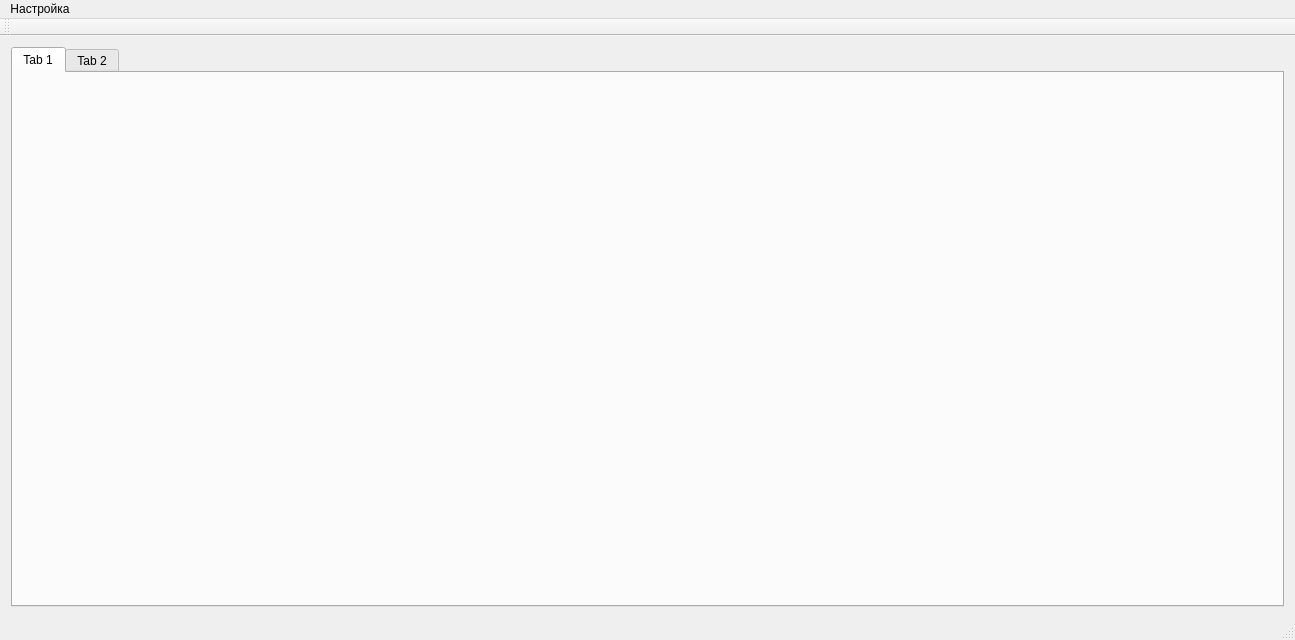
<?xml version="1.0" encoding="UTF-8"?>
<ui version="4.0">
 <class>MainWindow</class>
 <widget class="QMainWindow" name="MainWindow">
  <property name="geometry">
   <rect>
    <x>0</x>
    <y>0</y>
    <width>1295</width>
    <height>640</height>
   </rect>
  </property>
  <property name="windowTitle">
   <string>MainWindow</string>
  </property>
  <widget class="QWidget" name="centralWidget">
   <layout class="QVBoxLayout" name="verticalLayout">
    <item>
     <widget class="QTabWidget" name="tabWidget">
      <property name="tabPosition">
       <enum>QTabWidget::North</enum>
      </property>
      <property name="tabShape">
       <enum>QTabWidget::Rounded</enum>
      </property>
      <property name="currentIndex">
       <number>0</number>
      </property>
      <property name="elideMode">
       <enum>Qt::ElideNone</enum>
      </property>
      <property name="usesScrollButtons">
       <bool>true</bool>
      </property>
      <property name="documentMode">
       <bool>false</bool>
      </property>
      <property name="tabsClosable">
       <bool>false</bool>
      </property>
      <property name="movable">
       <bool>false</bool>
      </property>
      <widget class="QWidget" name="tab">
       <attribute name="title">
        <string>Tab 1</string>
       </attribute>
      </widget>
      <widget class="QWidget" name="tab_2">
       <attribute name="title">
        <string>Tab 2</string>
       </attribute>
      </widget>
     </widget>
    </item>
   </layout>
  </widget>
  <widget class="QMenuBar" name="menuBar">
   <property name="geometry">
    <rect>
     <x>0</x>
     <y>0</y>
     <width>1295</width>
     <height>20</height>
    </rect>
   </property>
   <widget class="QMenu" name="menu">
    <property name="title">
     <string>Настройка</string>
    </property>
   </widget>
   <addaction name="menu"/>
  </widget>
  <widget class="QToolBar" name="mainToolBar">
   <attribute name="toolBarArea">
    <enum>TopToolBarArea</enum>
   </attribute>
   <attribute name="toolBarBreak">
    <bool>false</bool>
   </attribute>
  </widget>
  <widget class="QStatusBar" name="statusBar"/>
 </widget>
 <layoutdefault spacing="6" margin="11"/>
 <resources/>
 <connections/>
</ui>
